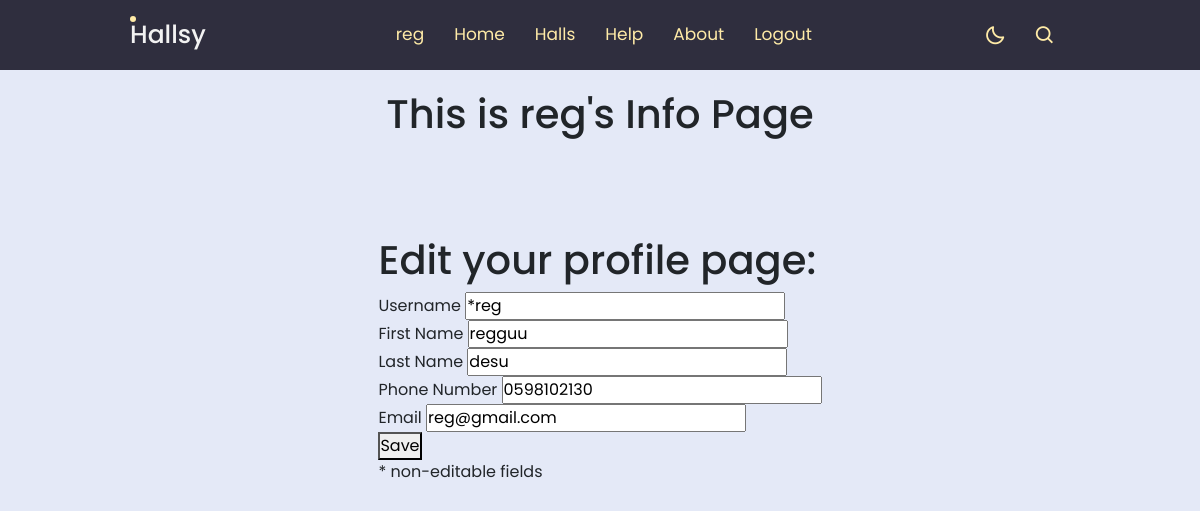
/edit_profile (signed in), run on the app's committed database.
### login_app/models.py (models this page shows)
class User(models.Model):
    username = models.CharField(max_length=45)
    first_name = models.CharField(max_length=45)
    last_name = models.CharField(max_length=45)
    email = models.EmailField(max_length=254)
    password = models.CharField(max_length=255)
    phone = models.CharField(max_length=10, default=0000000000)
    created_at = models.DateTimeField(auto_now_add=True)
    updated_at = models.DateTimeField(auto_now=True)
    objects = Validator()

### halls_app/views.py (the view)
# urls.py: path('edit_profile', views.edit_profile),
def edit_profile(request):
    context = {
        "user": models.get_user_session(request),
    }
    return render(request, 'user/edit_profile.html', context)

### halls_app/models.py (called while the page is built)
def get_user_session(request):
    return User.objects.get(id=request.session['userid'])

### halls_app/templates/user/edit_profile.html (shortened to what this page needs)
<!DOCTYPE html>
<html>
  <head>
    <link
      href="https://unpkg.com/boxicons@2.1.4/css/boxicons.min.css"
      rel="stylesheet"
    />
    {% load static %}
    <link
      href="https://cdn.jsdelivr.net/npm/bootstrap@5.3.0/dist/css/bootstrap.min.css"
      rel="stylesheet"
    />
    <link rel="stylesheet" href="{% static 'cities/style.css' %}" />
  </head>
  <body>
    <nav>
      <div class="nav-bar">
        <span class="logo navLogo"><a href="">Hallsy</a></span>
        <div class="menu">
          <ul class="nav-links">
            <li><a href="/profile">{{user.username}}</a></li>
            <li><a href="/cities">Home</a></li>
            <li><a href="/halls">Halls</a></li>
            <li><a href="/help">Help</a></li>
            <li><a href="/about">About</a></li>
            <li><a href="/logout_user">Logout</a></li>
          </ul>
        </div>
        <div class="darkLight-searchBox">
          <div class="drak-light">
            <i class="bx bx-moon moon"></i>
          </div>
          <div class="searchBox">
            <div class="searchToggle">
              <i class="bx bx-search search"></i>
            </div>
          </div>
        </div>
      </div>
    </nav>
    <div class="container">
      <h1 id="title_header">This is {{user.username}}'s Info Page</h1>
    </div>
    <div class="container">
      <div class="details">
            <h1>Edit your profile page: </h1>
            <form action="/update_profile" method="POST">
                <label for="username">Username</label>
                <input type="text" name="username" value="*{{user.username}}" readonly><br>
                <label for="first_name">First Name</label>
                <input type="text" name="first_name" value="{{user.first_name}}"><br>
                <label for="first_name">Last Name</label>
                <input type="text" name="last_name" value="{{user.last_name}}"><br>
                <label for="first_name">Phone Number</label>
                <input type="text" name="phone" value="{{user.phone}}"><br>
                <label for="first_name">Email</label>
                <input type="email" name="email" value="{{user.email}}"><br>
                <button type="submit">Save</button>
                <p>* non-editable fields</p>
            </form>
      </div>
    </div>
  </body>
</html>

### halls_app/static/cities/style.css (style rules this page uses)
* { margin: 0; padding: 0; box-sizing: border-box; font-family: "Poppins", sans-serif; }
:root { --body-color: #e4e9f7; --nav-color: #4070f4; --side-nav: #010718; --text-color: #ffeba7; --search-bar: #f2f2f2; --search-text: #010718; }
body { height: 100vh; background-color: var(--body-color); }
nav { position: fixed; top: 0; left: 0; height: 70px; width: 100%; background-color: #2f2e3e; z-index: 100; }
nav .nav-bar { position: relative; height: 100%; max-width: 1000px; width: 100%; background-color: #2f2e3e; margin: 0 auto; padding: 0 30px; display: flex; align-items: center; justify-content: space-between; }
nav .nav-bar .logo a { font-size: 25px; font-weight: 500; color: var(--search-bar); text-decoration: none; }
.nav-bar .nav-links { display: flex; align-items: center; margin: 10px; }
.nav-bar .nav-links li { margin: 0 5px; list-style: none; }
.nav-links li a { position: relative; font-size: 17px; font-weight: 400; color: var(--text-color); text-decoration: none; padding: 10px; }
.nav-bar .logo a::before { content: ""; position: absolute; height: 6px; width: 6px; border-radius: 50%; background-color: #ffeba7; }
.nav-links li a::before { content: ""; position: absolute; left: 40%; bottom: 0; transform: translateX(50%); height: 6px; width: 6px; border-radius: 50%; background-color: #ffeba7; opacity: 0; transition: all 0.3s ease; }
.nav-bar .darkLight-searchBox { display: flex; align-items: center; }
.darkLight-searchBox .drak-light, .darkLight-searchBox .searchToggle { height: 40px; width: 40px; display: flex; align-items: center; justify-content: center; margin: 0 5px; }
.drak-light i, .searchToggle i { position: absolute; color: var(--text-color); font-size: 22px; cursor: pointer; transition: all 0.3s ease; }
.searchBox { position: relative; }
.container { position: relative; width: 1160px; display: flex; justify-content: center; flex-wrap: wrap; transform-style: preserve-3d; perspective: 500px; margin: auto; margin-top: 90px; }
body { background-image: url("https://static.pexels.com/photos/414171/pexels-photo-414171.jpeg"); background-size: cover; -webkit-animation: slidein 100s; animation: slidein 100s; -webkit-animation-fill-mode: forwards; animation-fill-mode: forwards; -webkit-animation-iteration-count: infinite; animation-iteration-count: infinite; -webkit-animation-direction: alternate; animation-direction: alternate; }

### data on the page
User: username "reg", username "*reg", first_name "regguu", last_name "desu", phone "0598102130", email "reg@gmail.com"
